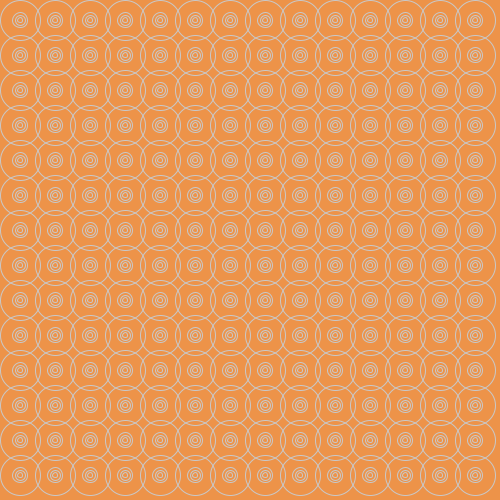
Frame 1 (no input)
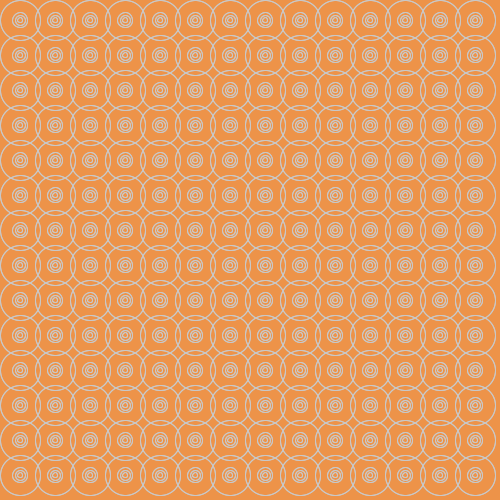
Frame 2 (the mouse pressed at the canvas centre, redrawn once)

The Processing sketch that drew these frames (run headless with seeded random() and noise(); the mouse was pressed at the canvas centre and the sketch redrawn once):

// Processing sketch: processing_85209
// ── processing_85209.pde

void setup()
{
  size(500, 500);
  stroke(200);
  background(#ed9349);
}



void draw()
{
  noFill();

  for (int posX = 20; posX < width; posX = posX + 35)
  {
   
  for (int posY = 20; posY < height; posY = posY + 35)
  {
    ellipse(posX, posY, 40, 40);
  }}

for (int posX = 20; posX < width; posX = posX + 35)
  {
   
  for (int posY = 20; posY < height; posY = posY + 35)
  {
    ellipse(posX, posY, 5, 5);
  }}

for (int posX = 20; posX < width; posX = posX + 35)
  {
   
  for (int posY = 20; posY < height; posY = posY + 35)
  {
    ellipse(posX, posY, 10, 10);
    
  }}
 
 for (int posX = 20; posX < width; posX = posX + 35)
  {
   
  for (int posY = 20; posY < height; posY = posY + 35)
  {
    ellipse(posX, posY, 15, 15);
    
  }}
 
 noLoop();
}
